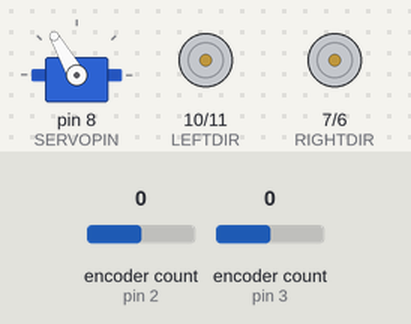
The sketch below on a simulated Arduino Uno, built with avr-gcc and run on an emulated ATmega328P. On the bench: servo, direction and speed pins drawn as motors (green arrow = direction pin HIGH = forward, orange = LOW = backward, longer = more drive). The test bench sets the inputs (shaded band); at power-on: encoder count (sensors on pin 2, pin 3) 0.

Above: at 30.03 s.
Timing chart, 0 to 33.0 s (numbered marks = the images above):
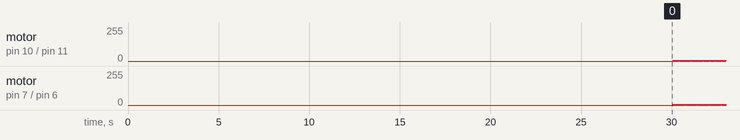

Measured:
- by itself, motor on pin 10 (LEFTDIR) / pin 11 (LEFTPWM), motor on pin 7 (RIGHTDIR) / pin 6 (RIGHTPWM): alternates forward 5/255 for 0.03 s and stopped for 0.03 s

The sketch:

robot_control_script.ino
```cpp
#include <Encoder.h>
#include <Servo.h>
#include <AutoPID.h>

#define sgn(x) ((x) < 0 ? -1 : ((x) > 0 ? 1 : 0))

// MOTOR DEFINITIONS
const static int LEFTDIR = 10; // left motor input 1
const static int LEFTPWM = 11; // left motor input 2
const static int RIGHTDIR = 7; // right motor input 1
const static int RIGHTPWM = 6; // right motor input 2

// WHEEL DEFINITIONS
const static int RADIUS = 40; // RADIUS in mm
const static int CIRCUMFERENCE = RADIUS*2*PI; // wheel CIRCUMFERENCE

// ENCODER DEFINITIONS
const static int NUMPERREV = 1416;

const static int LEFTE1 = 3; // left encoder 1
const static int LEFTE2 = 5; // left encoder 2
Encoder leftEnc(LEFTE1, LEFTE2);

const static int RIGHTE1 = 2; // right encoder 1
const static int RIGHTE2 = 4; // right encoder 2
Encoder rightEnc(RIGHTE1,RIGHTE2);

// SERVO DEFINITION
// myServo.write(val); val goes from 0-180
const static int SERVOPIN = 8; // servo pin on arduino
const static int UP = 180; // servo value to have pen drawing
const static int DOWN = 120; // servo value to have pen not drawing
Servo myServo;

// PID DEFINITIONS
//pid settings and gains
double left_setpoint, right_setpoint, left_output, right_output;
double left_val, right_val;
const static int OUTPUT_MIN = -250;
const static int OUTPUT_MAX = 250;
const static int LP = 4;
const static int LI = 0.001;
const static int LD = 60;
const static int RP = 4;
const static int RI = 0.001;
const static int RD = 80;
// creating left and right control loops
AutoPID leftPid(&left_val, &left_setpoint, &left_output, OUTPUT_MIN, OUTPUT_MAX, LP, LI, LD);
AutoPID rightPid(&right_val, &right_setpoint, &right_output, OUTPUT_MIN, OUTPUT_MAX, RP, RI, RD);
//int signL = 0;
//int signR = 0;
const static int threshold = 10;

// WiFi Connection Params
const unsigned int writeInterval = 50; // write interval (in ms)
float tcVals[5] = {0,0,1.0,0,0};
const byte numChars = 32;
char inputData[numChars];
static byte ndx = 0;
char endMarker = '>';
char rc;
int numCount = 0;
unsigned long timeout = millis();
bool move_made = true;;

void setup() {
  // sets starting encoder position to zero
  leftEnc.write(0);
  rightEnc.write(0);

  // sets motor pins as outputs
  pinMode(LEFTDIR, OUTPUT);
  pinMode(LEFTPWM, OUTPUT);
  pinMode(RIGHTDIR, OUTPUT);
  pinMode(RIGHTPWM, OUTPUT);

  myServo.attach(SERVOPIN); // attach servo to pin
  draw(true); // has pen not drawing by default

  //set PID update interval to 10ms
  leftPid.setTimeStep(1);
  rightPid.setTimeStep(1);
  Serial.begin(115200);

  delay(30000);
}


void loop() {
  draw(true);
  draw_square();

}

bool go_to_pos() {
  /*
   * Pass in desired encoder values and motors will go until position is hit
   */
  left_setpoint = tcVals[0];  // updates setpoint in PID object
  right_setpoint = tcVals[1];

  // sees if it should be drawing
  if (tcVals[2] == 0) {
    draw(true);
  }
  else {
    draw(true);
  }

  // updates encoder values
  left_val = read_encoder(leftEnc);
  right_val = read_encoder(rightEnc);

  // runs PID loop to get motor values
  leftPid.run();
  rightPid.run();

  // sets motors to speed
  set_motor(LEFTDIR, LEFTPWM, left_output);
  set_motor(RIGHTDIR, RIGHTPWM, right_output);

  // returns after it is within 2 cm of desired position
  if (leftPid.atSetPoint(20) && leftPid.atSetPoint(20)) {
    return true;
  }
  return false;

}

int read_encoder(Encoder encoder) {
  /*
   * Reads encoder value and converts it to position in mm
   *
   * encoder: Encoder object to read values from
   */
  float value = encoder.read();

  // converts encoder value to mm
  value = CIRCUMFERENCE * value / NUMPERREV;

  return int(value); // in mm
}

void set_motor(int dir, int pwm, int value) {
  // Turns motor off
  digitalWrite(dir, LOW);
  digitalWrite(pwm, LOW);
  delay(25);

  // Drives motor backwards
  if (value < 0) {
    digitalWrite(dir, LOW);
    analogWrite(pwm, abs(value));
  }
  // Drives motor forward
  else if (value > 0) {
    digitalWrite(dir, HIGH);
    analogWrite(pwm, 255-abs(value));
  }

}

void draw_square(){
  tcVals[2] = 0;
  for (int i = 0; i<10000; i++){
    tcVals[0] += 200;
    tcVals[1] += 200;
    while (true){
      if (go_to_pos()) {
        break;
      }
    }

    tcVals[0] -= 80;
    tcVals[1] += 90;
    while (true){
      if (go_to_pos()) {
        break;
      }
    }
  }
  tcVals[2] = 1;
}

void draw(bool yes) {
  /*
   * Controls drawing servo
   *
   * yes: bool
   */

  // pen gets pushed DOWN
  int val = UP;
  if (yes) {
    val = DOWN;
  }
  myServo.write(val);
}

/* Receives and sends values to the ESP8266
 *   And therefore the computer
 * Code is motivated from online forum named Serial Input Basics
 * Read it here: https://forum.arduino.cc/index.php?topic=396450.0
 * It will explain the basics of how this code functions.
 * Additional part of code:
 *   While receiving data from ESP, it also parses out numbers
 *   It delimits successive numbers via commas
 *   The parsed out values are stored in an array
 */
void recvNums() {
  timeout = millis();
  while (Serial.available() == 0) {
    if (millis() - timeout > 1000) {
      return;
    }
  }
  while (Serial.available()) {
    rc = Serial.read();
    if (rc != endMarker) {
      if (rc == ',') {
        tcVals[numCount] = atof(inputData);
        ndx = -1;
        numCount++;
      }
      else {
        inputData[ndx] = rc;
      }
      ndx++;
      if (ndx >= numChars) {
        ndx = numChars - 1;
      }
    }
    else {
      tcVals[numCount] = atof(inputData);
      inputData[ndx] = '\0'; // terminate the string
      ndx = 0;
      numCount = 0;

      pushData(); // After receiving data, send response
      return;
    }
  }

  tcVals[numCount] = atof(inputData);
  inputData[ndx] = '\0'; // terminate the string
  ndx = 0;
  numCount = 0;

  pushData(); // After receiving data, send response
  return;
}

void pushData() {
  // Send necessary values to ESP
  // Format: comma-separated numbers in a string
  unsigned long tt = millis();
  Serial.print(left_val);
  Serial.print(",");
  Serial.print(right_val);
  Serial.print(",");
  Serial.print(tt);
  Serial.print(">");
}
```
